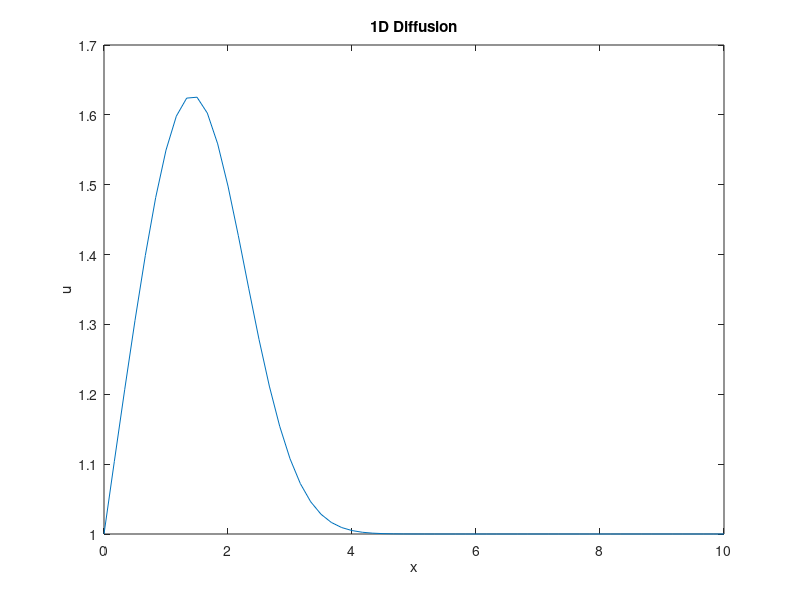

Write MATLAB code to recreate this figure. (Note: this script raises an error after producing the figure.)
%% Steps to computing the Navier-Stokes equations
% Step 1 1D linear convection


clc
clear all
close all

% Defining inital value of the variables

nx=101;                            % number of steps  in x
nt=50;                            % number of time steps    
dt=0.1;                           % step in time delta t
dx=10/(nx-1)                      % Step size
c=1;                              % Velocity   

% Establishing initial conditions that are known as 
% domain [0 10]
% u=2 @ 1<=x<=2
% u=1 @ everywhere else in [0 10]
% Boundary conditions u=1 @ x= 0 and x=10
% Discretizing using Forward Difference scheme for the time derivative 
% and the Backward Difference scheme for the space derivative.
u=ones(1,nx);
u(1,1/dx : 2/dx+1)=2
for p=1:1:nt
    un=u
    for i=2:1:nx
    
        u(i) = un(i) - c*dt/dx*(un(i)-un(i-1));
    end
    plot(linspace(0,10,nx),u)
    title('1D linear convection')
    xlabel('x');
    ylabel('u');
    pause(0.1)
end

%% Step 2 1D Convection

% Same code but change the constat velocity "c" to u(i)
% domain [0 10]
clc
clear all
close all


nx=101;                             % number of nodes in x
nt=50;                            % number of time steps    
dt=0.01;                           % step in time delta t
dx=10/(nx-1)                       % Step size

u=ones(1,nx);
u(1,1/dx : 2/dx+1)=2
%%% same discretization procedure as step 1
for p=1:1:nt
    un=u
    for i=2:1:nx
    
        u(i) = un(i) - u(i)*dt/dx*(un(i)-un(i-1));
    end
    plot(linspace(0,10,nx),u)
    title('1D non-linear Convection')
    xlabel('x')
    ylabel('u(i)')
    pause(0.1)
end

%% Step 3 1D Diffusion
% 
% domain [0 10]
clc
clear all
close all


nx=61;                              % number of nodes in x
nt=50;                              % number of time steps                  
dx=10/(nx-1);                       % Step size
vis=0.3;                            % viscosity
sigma=0.2;                          % Courant number
dt= sigma * dx^2/vis;               % step in time delta t
u=ones(1,nx);
u(1,1/dx : 2/dx+1)=2;
% Discretize the second-order derivative with a Central Difference a 
% combination of Forward Difference and Backward Difference of the first derivative.
for p=1:1:nt
    un=u
    for i=2:1:nx-1
   
        u(i) = un(i) + vis*dt/dx^2 * (un(i+1)-2*un(i)+un(i-1));
    end
    plot(linspace(0,10,nx),u)
    title('1D Diffusion')
    xlabel('x')
    ylabel('u')
    pause(0.1)
end

%% Step 4 Burgers equation in 1D

clc
clear all
close all
    
% Initial conditions and Boundary conditions are different than all steps
% ICs u=-2*dif*   and phi = exp(-(x-4*t)^2/(4*dif*(t+1))) + exp(-(x-4*t-2*pi)^2/(4*dif*(t+1)))
% BCs u(0)=u(2*pi)

syms x vis t
phi = exp(-(x-4*t)^2/(4*vis*(t+1))) + exp(-(x-4*t-2*pi)^2/(4*vis*(t+1)));
phiprime=diff(phi,x);
usym=-2*vis/phi*phiprime+4
ufunc=matlabFunction(usym)


% Time and local discretization

nx=101;                                % number of nodes in x
nt=100;                                % number of time steps 
vis=0.07;                             % viscosity
dx=2*pi / (nx-1);                     % Step size
dt=dx*vis;                            % step in time delta t
%timetrack = nt * dt;                  % time track for the graph
x=linspace(0,2*pi,nx);
t=0.1;
u=ufunc(vis,t,x);
un=zeros(1,nx);

% caclulation
% discretize sing forward difference for time, backward difference for 
% space and 2nd-order method for the second derivatives 
for n=1:1:nt
    un=u;
    for i=2:1:nx-1
        u(i) = un(i) - un(i) * dt/dx * (un(i)-un(i-1))+ vis * dt/dx^2 *(un(i+1)-2 *un(i) +un(i-1));
    end
    u(1) = un(1) - un(1) * dt/dx * (un(1)-un(nx-1))+ vis * dt/dx^2 *(un(2)-2 *un(1) +un(nx-1));
    u(nx)=u(1);
    plot(x,u)
   current_time = n * dt;
   title({'1D Burgers equation';['Time(\itt) = ', num2str(current_time), ' s']});
   xlabel('x')
   ylabel('y')
    pause(0.01)
    hold on
end
% this is the analytical solution which is in orange in the plot graph
u_analytical = ufunc(vis, n*dt,x);
plot(x, u_analytical,LineStyle="--",LineWidth=3);

%% Step 5 2D linear convection


clc
clear all
close all

% Defining inital value of the variables
% Domain in x [0 10] in y [0 10]
%setting inital parameters
nx=101;                            % number of nodes in x
ny=101;                            % number of nodes in y    
nt=100;                            % number of time steps
dx=10/(nx-1);                      % Step size in x
dy=10/(ny-1);                      % Step size in y
c=1;                               % Velocity  
sigma=0.2;                         % Courant number
dt=sigma * dx;                     % step in time delta t
timetrack = nt * dt;               % time track for the graph

%%%Definin the variables

x=linspace(0,10,nx);
y=linspace(0,10,ny);
u=ones(ny,nx);
un=ones(ny,nx);

u(2.5/dy:5/dy , 2.5/dx:5/dx)=2;

%meshing
[X,Y]=meshgrid(x,y);

% the timestep will be discretized as a forward difference and both spatial
% steps will be discretized as backward differences
for p=1:nt
    un=u
    for j=2:nx-1
        for i=2:ny-1
            u(i,j) = un(i,j) - c*dt/dx*(un(i,j)-un(i-1,j))-c*dt/dy*(un(i,j)-un(i,j-1));
            u(1:ny,1)=1;
            u(1,1:nx)=1;
            u(ny,1:nx);
            u(1:nx,ny)=1;
        end
    end
  
    surf(x,y,u);
    current_time = p * dt;
    title({'2D linear Convection';['Time(\itt) = ', num2str(current_time), ' s']});
    xlabel('(x)');
    ylabel('(y)');
    zlabel('u(x,y)')
    pause(0.01);
end

%% Step 6 2D Convection

clc
clear all
close all

% Defining inital value of the variables
% Domain in x [0 10] in y [0 10]
nx=101;                            % number of nodes in x
ny=101;                            % number of nodes in y    
nt=100;                            % number of time steps
dx=10/(nx-1);                      % Step size in x
dy=10/(ny-1);                      % Step size in y
sigma=0.2;
dt=sigma * dx;                     % step in time delta t
timetrack = nt * dt;               % time track

% Defining the variables

x=linspace(0,10,nx);
y=linspace(0,10,ny);
u=ones(ny,nx);
un=ones(ny,nx);
v=ones(ny,nx);
vn=ones(ny,nx);
u(2.5/dy:5/dy , 2.5/dx:5/dx)=2;

%meshing
[X,Y]=meshgrid(x,y);

%Finite difference calculation as before
for p=1:nt
    un=u;
    vn=v;
    for j=2:nx-1
        for i=2:ny-1
            u(i,j) = un(i,j) - un(i,j)*dt/dx*(un(i,j)-un(i-1,j))-vn(i,j)*dt/dy*(un(i,j)-un(i,j-1));
            v(i,j) = vn(i,j) - un(i,j)*dt/dx*(vn(i,j)-vn(i-1,j))-vn(i,j)*dt/dy*(vn(i,j)-vn(i,j-1));

            %%%boundary conditions
            u(1:ny,1)=1;
            u(1,1:nx)=1;
            u(ny,1:nx);
            u(1:nx,ny)=1;
            v(1:ny,1)=1;
            v(1,1:nx)=1;
            v(ny,1:nx);
            v(1:nx,ny)=1;
        end
    end
  
    surf(x,y,u);
    current_time = p * dt;
    title({'2D non-linear Convection';['Time(\itt) = ', num2str(current_time), ' s']});
    xlabel('(x)');
    ylabel('(y)');
    zlabel('u(x,y)')
    pause(0.01);
end

%% Step 7 2D diffusion
clc
clear all
close all

nx = 31;                                        % number of nodes in x
ny = 31;                                        % number of nodes in y
nt = 100;                                        % number of time steps
vis = 0.05;                                     % viscosity
dx = 2 / (nx - 1);                              % Step size in x
dy = 2 / (ny - 1);                              % Step size in y
sigma = 0.25;
dt = sigma * dx * dy / vis;                     % step in time delta t
timetrack = nt * dt;                            %time track for the graph

x=linspace (0,2,nx);
y=linspace(0,2,ny);

u=ones(ny,nx);
un=ones(ny,nx);

%ICs
u(0.5/dy:1/dy+1, 0.5/dx:1/dx+1)=2;

[X,Y]=meshgrid(x,y);
% discretizing forward difference in time and two second-order derivatives.
for p=1:nt+1
    un=u;
    for i=2:(nx-1)
        for j=2:(ny-1)
            %scheme of central differentiation
            u(i,j) = un(i,j) + vis * dt/dx^2 * (un(i+1,j) - 2*un(i,j) + un(i-1,j))+ vis * dt/dy^2 * (un(i,j+1)-2*un(i,j)+un(i,j-1));
        end
    end
    surf(X,Y,u);
    current_time = p * dt;
     title({'2D Diffusion';['Time(\itt) = ', num2str(current_time), ' s']});
    xlabel('(x)');
    ylabel('(y)');
    zlabel('Concentration')
    pause(0.05);
end

%% Step 8 2D Burgers equation

clc
clear all
close all

nx = 41;                                        % number of nodes in x
ny = 41;                                        % number of nodes in y
nt = 1000;                                       % number of time steps
vis = 0.05;                                     % viscosity coefficient
c=1                                             % velocity
dx = 2 / (nx - 1);                              % Step size in x
dy = 2 / (ny - 1);                              % Step size in y
sigma = 0.0009;
dt = sigma * dx * dy / vis;                     % step in time delta t
timetrack = nt * dt;                            %time track for the graph

x=linspace (0,2,nx);
y=linspace(0,2,ny);
u=ones(ny,nx);
v=ones(ny,nx);
un=u;
vn=v;
comb = ones(ny,nx)

u(0.5/dy:1/dy+1, 0.5/dx:1/dx+1)=2;
v(0.5/dy:1/dy+1, 0.5/dx:1/dx+1)=2;

[X,Y]=meshgrid(x,y);
for p=1:nt+1
    un=u;
    vn=v;
    for i=2:(nx-1)
        for j=2:(ny-1)
        u(i,j) = u(i,j) - (dt/dx) * u(i,j)*(u(i,j)-u(i-1,j)) - (dt/dy) * v(i,j)*(u(i,j)-u(i,j-1)) + (vis*dt/dx^2) * (u(i-1,j)-2*u(i,j)+u(i-1,j)) + (vis*dt/dy^2) * (u(i,j+1)-2*u(i,j)+u(i,j-1));    
        v(i,j) = v(i,j) - (dt/dx) * u(i,j)*(v(i,j)-v(i-1,j)) - (dt/dy) * v(i,j)*(v(i,j)-v(i,j-1)) + (vis*dt/dx^2) * (v(i-1,j)-2*v(i,j)+v(i-1,j)) + (vis*dt/dy^2) * (v(i,j+1)-2*v(i,j)+v(i,j-1)) ;
        u(1:ny,1)=1;
        u(1,1:nx)=1;
        u(ny,1:nx);
        u(1:nx,ny)=1;
        v(1:ny,1)=1;
        v(1,1:nx)=1;
        v(ny,1:nx);
        v(1:nx,ny)=1;
        end
    end
        surf(X,Y,u);
        pause(0.01);
end

%% Step 9 Laplace Equation

clc
clear all
close all


syms x y; % Define symbolic variables x and y

nx = 30;                                        % number of nodes in x
ny = 30;                                        % number of nodes in y
nt = 250;                                       % number of time steps
n_it=1000;                                      % number of iteration   
c=1                                             % velocity
dx = 2 / (nx - 1);                              % Step size in x
dy = 2 / (ny - 1);                              % Step size in y

x = 0:dx:2;                                     % domain
y = 0:dx:2;
p=zeros(nx,ny);
p(nx,:)=y

%discretized with central differences
for iit=1:n_it
    pn=p;
    for i =2:nx-1
        for j=2:ny-1
         p(i,j)=((pn(i+1,j)+pn(i-1,j))*dy^2 + (pn(i,j-1)+pn(i,j+1))*dx^2)/(dx^2+dy^2)/2;
        end
    end
    p(2:nx-1,1) = p(2:nx-1,2);
    p(2:nx-1,ny) = p(2:nx-1,ny-1);
end

surf(x,y,p);
title('Numerical Solution of Laplace equation');

%%%% Analytical solution and the error
p_exact = zeros(size(x));
for n = 1:100
    p_exact = p_exact - 4/(n*pi)^2/sinh(2*pi*n)*sinh(n*pi*x).*cos(n*pi*y);
end
p_exact = x/4 + p_exact;

error=abs(p_exact-p);
disp(p_exact);
colormap(jet(256));
figure;
surf(x, y, error);
xlabel('x');
ylabel('y');
zlabel('Error');
title('Error between analytical and numerical solutions');


%% Step 10 Poisson's equation

clc
clear all
close all

nx = 30;                                         % number of nodes in x
ny = 30;                                         % number of nodes in y
nt = 100;                                        % number of time steps
xmin=0;
xmax=2;
ymin=0;
ymax=1;
n_it=1500;                                       % number of iteration   
dx = (xmax-xmin) / (nx - 1);                     % Step size in x
dy = (ymax-ymin) / (nx - 1);                     % Step size in y
p=zeros(nx,ny);
pn=zeros(nx,ny);
b=zeros(nx,ny);
x=xmin:dx:xmax;
y=ymin:dy:ymax;


b(floor(nx/4),floor(ny/4))=100;                  % source spike
b(floor(3*nx/4),floor(3*ny/4))=-100;             % source spike
[y,x]=meshgrid(y,x);
for nt=1:nt
    pn=p;
    for i=2:nx-1
        for j=2:ny-1
        p(i,j)=((pn(i+1,j)+pn(i-1,j))*dy^2 + (pn(i,j-1)+pn(i,j+1))*dx^2 - b(i,j)*dx^2*dy^2)/(dx^2+dy^2)/2;   
        end
    end
p(2:nx-1,1) = p(2:nx-1,2);
p(2:nx-1,ny) = p(2:nx-1,ny-1);
surf(x,y,p)
colormap(jet(256))
pause(0.01)
end

%% Step 11 Final steps to solve the Navier-Stokes Equations

%initial conditions u,v,p=0 everywhere
%Boundar condition u=1 @ @y=2 ,   u,v=0 @ x=0,2 & y=0
% p=0 @ y=2  & dp\dx=0 @ x=0,2 & dp/dy=0 @y=0
clear all
close all

nx = 41;                                        % number of nodes in x
ny = 41;                                        % number of nodes in y
nt = 2000;                                        % number of time steps
xmin=0;
xmax=2;
ymin=0;
ymax=2
n_it=50;                                       % number of iteration   
dx = (xmax-xmin) / (nx - 1);                     % Step size in x
dy = (ymax-ymin) / (nx - 1);                            % Step size in y

x=linspace (0,2,nx);
y=linspace(0,2,ny);

[Y,X]=meshgrid(y,x);

rho=1;
vis=0.1;
dt=0.001;

%Preallocating
u=zeros(ny,nx);
v=zeros(ny,nx);
p=zeros(ny,nx);
b=zeros(ny,nx);

%%%pressure field
for it=1:nt+1
    for i=2:(nx-1)
        for j=2:(ny-1)
            b(i,j) = rho * ((u(i+1,j) - u(i-1,j))/2/dx + (v(i,j+1) - v(i,j-1))/2/dy)/dt+((u(i+1,j) - u(i-1,j))/2/dx)^2 + 2*(u(i,j+1) - u(i,j-1))/2/dy*(v(i+1,j) - v(i,j-1))/2/dx + ((v(i,j+1) - v(i,j-1))/2/dy)^2;
        end
    end
    %%%poissons equation
for iit =1:n_it+1
    pn=p;
    for i=2:(nx-1)
        for j=2:(ny-1)
        p(i,j)=((pn(i+1,j)+pn(i-1,j))*dy^2 + (pn(i,j+1)+pn(i,j-1))*dx^2 - b(i,j) * dx^2*dy^2)/(dx^2+dy^2)/2;
        end
    end
    p(1,:) = p(2,:);                           
    p(nx,:) = p(nx-1,:);                        
    p(:,1) = p(:,2);                            
    p(:,ny) = p(:,ny-1);                        
end

%%%%       velocity field     
un=u;
vn=v;
for i=2:nx-1
    for j=2:ny-1
        u(i,j) =un(i,j) - un(i,j) * dt / dx * (un(i,j) - un(i-1,j)) - vn(i,j) * dt / dy * (un(i,j) - un(i,j-1)) - 1/rho * (p(i+1,j) - p(i-1,j))*dt/2/dx + vis*dt/dx^2 * (un(i+1,j) - 2 * un(i,j) + un(i-1,j)) + vis*dt/dy^2 * (un(i,j+1) - 2 * un(i,j) + un(i,j-1));
        v(i,j) =vn(i,j) - vn(i,j) * dt / dy * (vn(i,j) - vn(i-1,j)) - vn(i,j) * dt / dy * (vn(i,j) - vn(i,j-1)) - 1/rho * (p(i,j+1) - p(i,j-1))*dt/2/dy + vis*dt/dy^2 * (vn(i+1,j) - 2 * vn(i,j) + vn(i-1,j)) + vis*dt/dy^2 * (vn(i,j+1) - 2 * vn(i,j) + vn(i,j-1));
    end
end
        u(1,:)  = 0;
        u(:,1)  = 0;
        u(nx,:) = 0;
        u(:,ny) = 1;   
        v(1,:)  = 0;
        v(:,ny) = 0;
        v(:,1)  = 0;
        v(nx,:) = 0;
        skip = 2;

end

figure;
contourf(X, Y, p, 'LineStyle', 'none');
colorbar;
    ylabel(colorbar, 'Pressure (p)');
    colormap(jet(256));
hold on;
contour(X, Y, p, 'LineWidth', 2, 'LineColor', 'non');
quiver(X(1:skip:end,1:skip:end), Y(1:skip:end,1:skip:end), u(1:skip:end,1:skip:end), v(1:skip:end,1:skip:end), 'Color', 'b', 'LineWidth', 1.5,MaxHeadSize=100);
hold off;
title('Fluid Flow Field in a Two-Dimensional Cavity');
xlabel('X');
ylabel('Y');
axis equal tight;


%% %% Step 12 Final simulation using Navier stokes equations


%%%% water simulation through a 2D square channel %%%%


%%% Initical conditions u,v,p= 0 everywhere
%%% boundary contitionsu u,v,p periodic @ x=0,2
%%%                               u,v=0 @ y=0,2
%%%                             dp/dy=0 @ y=0,2
clc
clear all
close all

nx = 21;                                        % number of nodes in x
ny = 21;                                        % number of nodes in y
nt = 50;                                        % number of time steps
xmin=0;
xmax=2;
ymin=0;
ymax=2
n_it=50;                                        % number of iteration   
dx = (xmax-xmin) / (nx - 1);                    % Step size in x
dy = (ymax-ymin) / (nx - 1);                    % Step size in y
F=1;
x=linspace (0,2,nx);
y=linspace(0,2,ny);

[Y,X]=meshgrid(y,x);

rho=1000;
vis=0.1;
dt=0.01;

u=zeros(ny,nx);
v=zeros(ny,nx);
p=zeros(ny,nx);
b=zeros(ny,nx);

%pressure field

udiff=1;
stepcount=0;


while udiff >0.001 
    
    for i=2:(nx-1)
        for j=2:(ny-1)
            b(i,j) = rho * ((u(i+1,j) - u(i-1,j))/2/dx + (v(i,j+1) - v(i,j-1))/2/dy)+((u(i+1,j) - u(i-1,j))/2/dx)^2 - 2*(u(i,j+1) - u(i,j-1))/2/dy*(v(i+1,j) - v(i,j-1))/2/dx + ((v(i,j+1) - v(i,j-1))/2/dy)^2;
        end
    end
    %%% periodic term for x=0 what happens at x=0 happens at x=2
    for j=2:(ny-1)
        b(1,j) = rho * ((u(2,j) - u(nx,j))/2/dx + (v(i,j+1) - v(i,j-1))/2/dy)+((u(2,j) - u(nx,j))/2/dx)^2 - 2*(u(i,j+1) - u(i,j-1))/2/dy*(v(2,j) - v(1,j-1))/2/dx + ((v(i,j+1) - v(i,j-1))/2/dy)^2;
        end
    %%% periodic term for x=2 what happens at x=0 happens at x=2
    for j=2:(ny-1)
        b(nx,j) = rho * ((u(1,j) - u(nx-1,j))/2/dx + (v(i,j+1) - v(i,j-1))/2/dy)+((u(1,j) - u(nx-1,j))/2/dx)^2 - 2*(u(i,j+1) - u(i,j-1))/2/dy*(v(nx-1,j) - v(nx,j-1))/2/dx + ((v(i,j+1) - v(i,j-1))/2/dy)^2;
    
        %poissons equation
for iit =1:n_it+1
    pn=p;
    for i=2:(nx-1)
        for j=2:(ny-1)
        p(i,j)=((pn(i+1,j)+pn(i-1,j))*dy^2 + (pn(i,j+1)+pn(i,j-1))*dx^2) /(2*(dx^2+dy^2))-dx^2*dy^2/(2*(dx^2+dy^2))*b(i,j);
        end
        %p(i,j)=((pn(i+1,j)+pn(i-1,j))*dy^2 + (pn(i,j+1)+pn(i,j-1))*dx^2 - b(i,j) *dx^2 *dy^2)/(dx^2+dy^2)/2;
    end
    %%% periodic term for x=0
    for j=2:(ny-1)
         p(1,j)=((pn(2,j)+pn(nx,j))*dy^2 + (pn(1,j+1)+pn(1,j-1))*dx^2) /(2*(dx^2+dy^2))-dx^2*dy^2/(2*(dx^2+dy^2))*b(i,j);
    end
     %%% periodic term for x=2
    for j=2:(ny-1)
        p(nx,j)=((pn(2,j)+pn(nx-1,j))*dy^2 + (pn(nx,j+1)+pn(nx,j-1))*dx^2) /(2*(dx^2+dy^2))-dx^2*dy^2/(2*(dx^2+dy^2))*b(i,j);
        end
    p(1,:) = p(2,:);                           
    p(nx,:) = p(nx-1,:);                        
    p(:,1) = p(:,2);                                %dp/dy=0 at y=0
    p(:,ny) = p(:,ny-1);                            %dp/dy=0 at y=2 
end

%%%%       velocity field      %%
un=u;
vn=v;
for i=2:nx-1
    for j=2:ny-1
        u(i,j) =un(i,j) - un(i,j) * dt/dx * (un(i,j) - un(i-1,j)) - vn(i,j) * dt/dy * (un(i,j) - un(i,j-1))-dt / (2*rho*dx) * (p(i+1,j) - p(i-1,j)) + vis*(dt/dx^2 * (un(i+1,j) - 2 * un(i,j) + un(i-1,j)) + dt/dy^2 * (un(i,j+1) - 2 * un(i,j) + un(i,j-1))+ dt*F);
        v(i,j) =vn(i,j) - vn(i,j) * dt / dy * (vn(i,j) - vn(i-1,j)) - vn(i,j) * dt / dy * (vn(i,j) - vn(i,j-1))-dt / (2*rho*dx) * (p(i,j+1) - p(i,j-1)) + vis*(dt/dy^2 * (vn(i+1,j) - 2 * vn(i,j) + vn(i-1,j)) + dt/dy^2 * (vn(i,j+1) - 2 * vn(i,j) + vn(i,j-1)));
    end
end
%%%periodic for xx=0
for j=2:ny-1
        u(1,j) =un(1,j) - un(1,j) * dt / dx * (un(1,j) - un(nx,j)) - vn(1,j) * dt / dy * (un(1,j) - un(1,j-1))-dt / (2*rho*dx) * (p(2,j) - p(nx,j)) + vis*(dt/dx^2 * (un(2,j) - 2 * un(1,j) + un(nx,j)) + dt/dy^2 * (un(1,j+1) - 2 * un(1,j) + un(1,j-1))+ dt * F);
        v(1,j) =vn(1,j) - vn(1,j) * dt / dy * (vn(1,j) - vn(nx,j)) - vn(1,j) * dt / dy * (vn(1,j) - vn(1,j-1))-dt / (2*rho*dx) * (p(1,j+1) - p(1,j-1)) + vis*(dt/dy^2 * (vn(2,j) - 2 * vn(1,j) + vn(nx,j)) + dt/dy^2 * (vn(1,j+1) - 2 * vn(1,j) + vn(1,j-1)));
    end
%%%periodic for xx=0
for j=2:ny-1
        u(nx,j) =un(nx,j) - un(nx,j) * dt / dx * (un(nx,j) - un(nx-1,j)) - vn(nx,j) * dt / dy * (un(nx,j) - un(nx,j-1))-dt / (2*rho*dx) * (p(2,j) - p(nx,j)) + vis*(dt/dx^2 * (un(2,j) - 2 * un(nx,j) + un(nx-1,j)) + dt/dy^2 * (un(nx,j+1) - 2 * un(nx,j) + un(nx,j-1))+ dt * F);
        v(nx,j) =vn(nx,j) - vn(nx,j) * dt / dy * (vn(nx,j) - vn(nx-1,j)) - vn(nx,j) * dt / dy * (vn(nx,j) - vn(nx,j-1))-dt / (2*rho*dx) * (p(nx,j+1) - p(nx,j-1)) + vis*(dt/dy^2 * (vn(2,j) - 2 * vn(nx,j) + vn(nx-1,j)) + dt/dy^2 * (vn(nx,j+1) - 2 * vn(nx,j) + vn(nx,j-1)));
    end


        u(:,ny) = 0; 
        u(:,1)  = 0;
        v(:,1)  = 0;
        v(:,ny) = 0;
        
        
        
        
        udiff=(sum(sum(u))-sum(sum(un)))/sum(sum(u))
        stepcount=stepcount+1;
        quiver(x,y,u.',v.',1)
        colorbar;
        title('Flow through a 2D square channel ', ['stepcount ', num2str(stepcount)]);
        xlabel('X(cm)');
        ylabel('Y(cm)');
        axis equal tight
        hold off;
        pause(0.001)

    end
end



